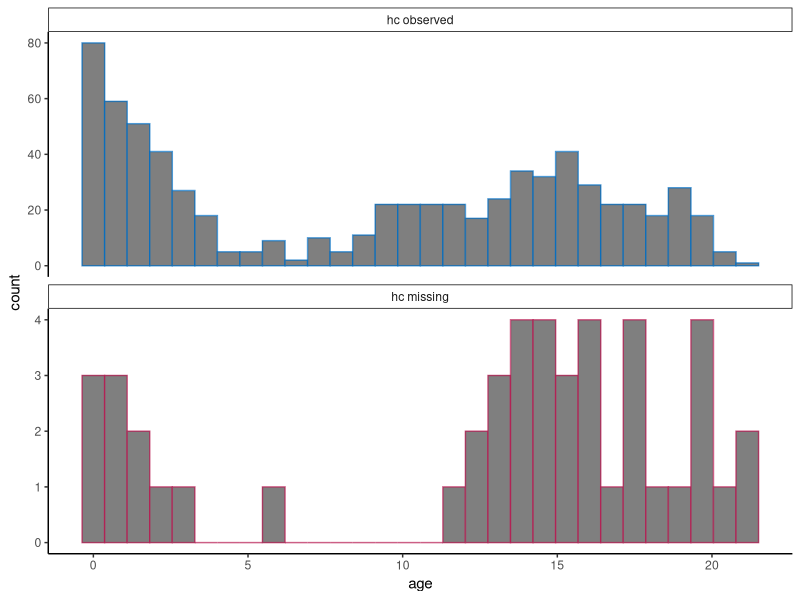
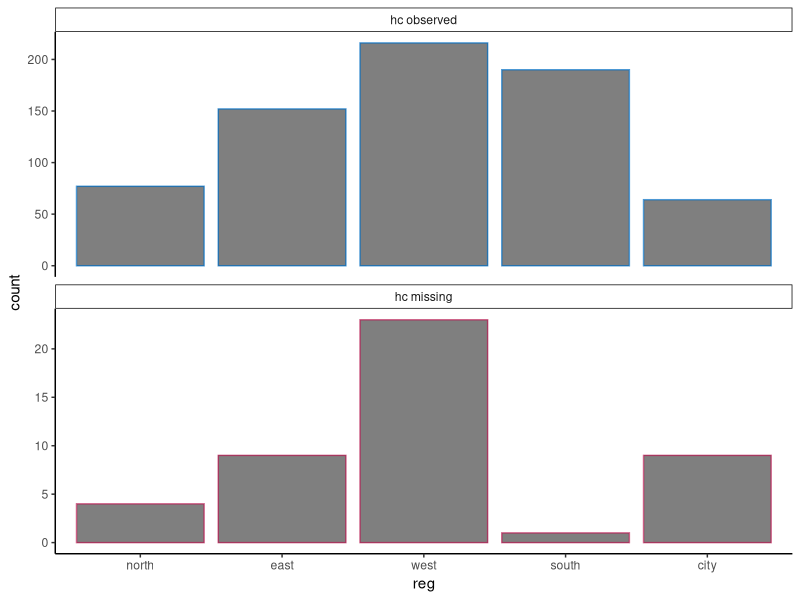
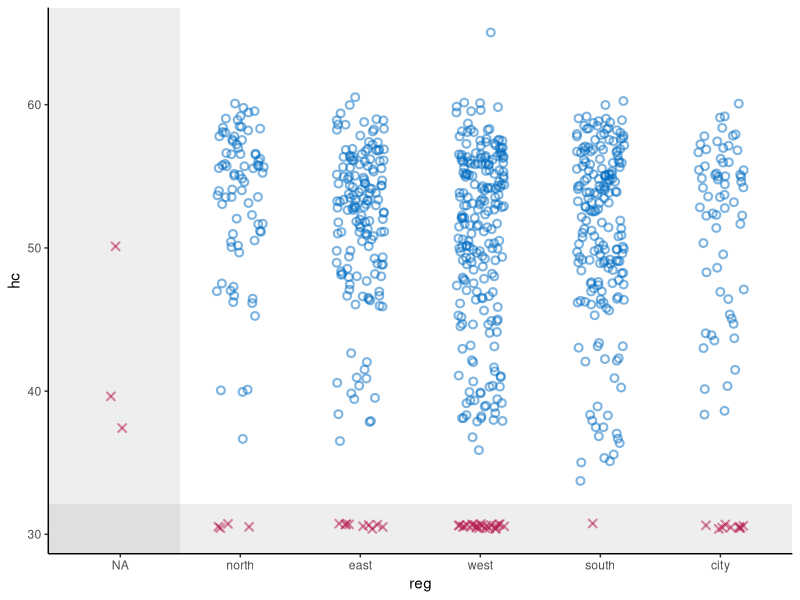
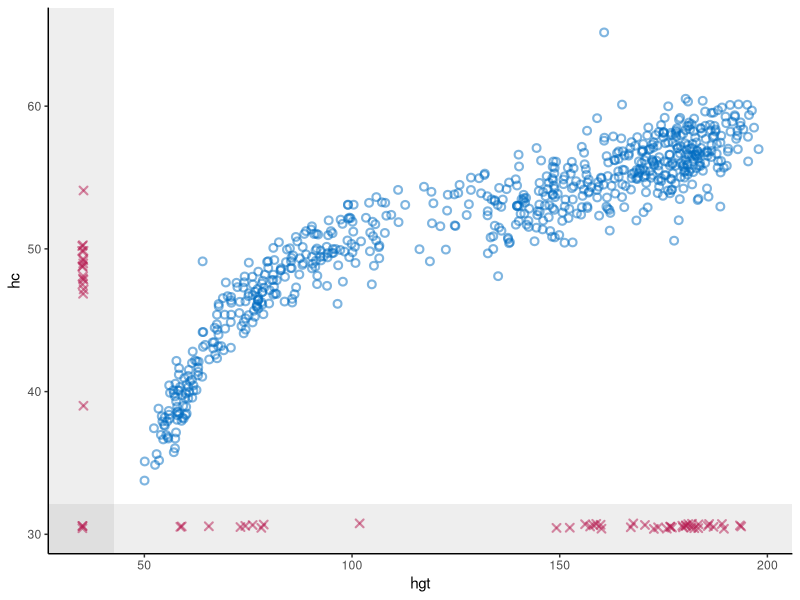
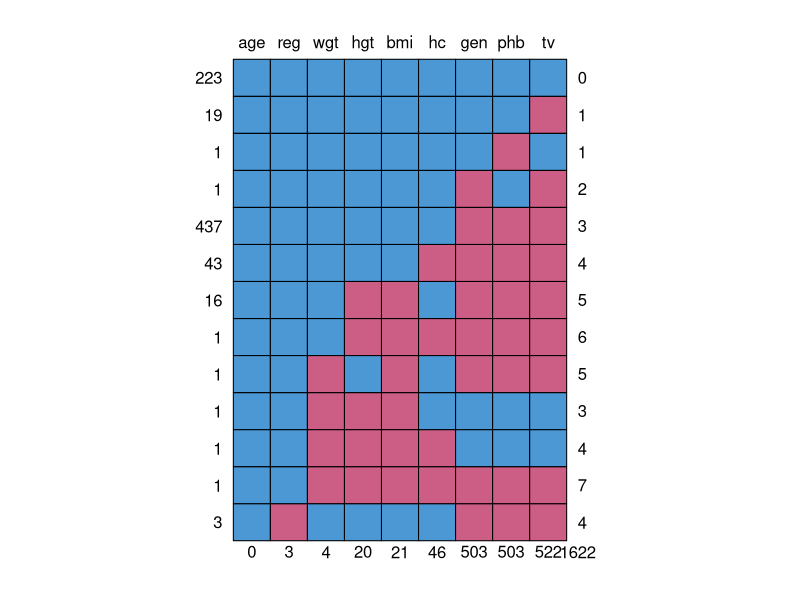
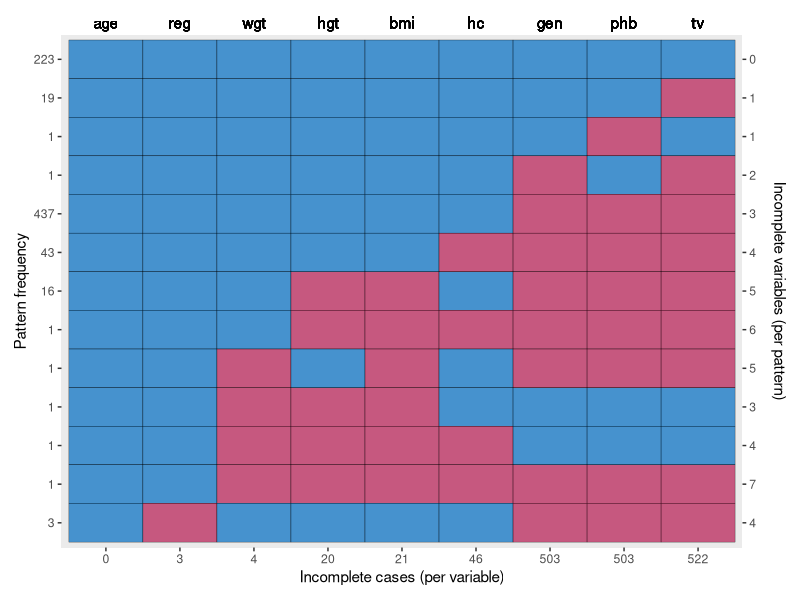
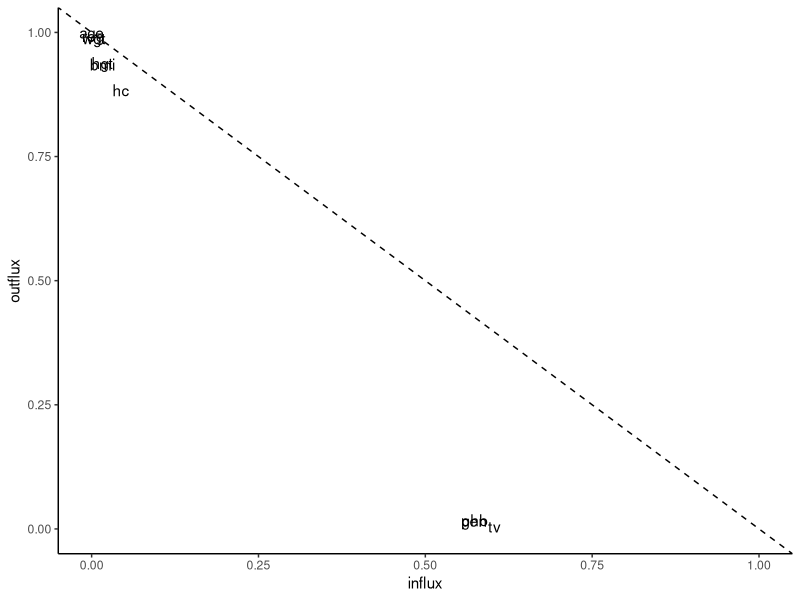

Write the R code that produced these figures, in order. (Note: this script raises an error after producing the figures.)
## ---- chunk 1
knitr::opts_chunk$set(
  collapse = TRUE,
  comment = "#>",
  warning = FALSE, 
  message = FALSE,
  fig.width = 6, 
  fig.height = 6
)
## ---- chunk 2
# set-up environment
# library(shinymice)
library(tidyverse)
`%nin%` <- Negate(`%in%`)

# example dataset
dat <- mice::boys
# example mids object
imp <- mice::mice(dat, printFlag = FALSE)

# define mice theme
theme_mice <- function() {
  # move this outside of the function to unnecessary avoid re-running
  ggplot2::update_geom_defaults("point", list(
    shape = 21,
    size = 1.9,
    stroke = 1.1,
    alpha = 0.5
  ))
  ggplot2::update_geom_defaults("boxplot", list(
    size = 1
  ))
  ggplot2::update_geom_defaults("line", list(
    size = 1
  ))
  # the actual theme settings
  theme <- list(
    ggplot2::theme_classic(),
    ggplot2::theme(legend.position = "top"),
    ggplot2::scale_color_manual(
      values = c(
        "observed" = mice:::mdc(1),
        "missing" = mice:::mdc(2),
        "imputed" = mice:::mdc(2)
      )
    ),
    ggplot2::scale_fill_manual(
      values = c(
        "observed" = mice:::mdc(1),
        "missing" = mice:::mdc(2),
        "imputed" = mice:::mdc(2)
      )
    ),
    ggplot2::scale_size_manual(
      values = c("observed" = 1,
      "imputed" = 0.5)
),
    ggplot2::labs(color = NULL, fill = NULL, size = NULL)
  )
  return(theme)
}
## ---- chunk 3
# histogram/density plot dodged instead of faceted
# plot_conditional <- function(dat, x, z) {
#   if (is.numeric(dat[[x]])) {
#     geom <- ggplot2::geom_density(ggplot2::aes(x = .data[[x]], y = ..count.., color = conditional))
#   } else {
#     geom <-
#       ggplot2::geom_bar(
#         ggplot2::aes(x = .data[[x]], color = conditional),
#         position = ggplot2::position_dodge(),
#         fill = "white"
#       )
#   }
#   dat %>%
#     dplyr::mutate(conditional = factor(
#       is.na(.data[[z]]),
#       levels = c(TRUE, FALSE),
#       labels = c("missing", "observed")
#     )) %>%
#     ggplot2::remove_missing(., vars = x) %>%
#     ggplot2::ggplot() +
#     geom +
#     theme_mice() +
#     ggplot2::labs(color = paste(z)) +
#     theme(legend.position = "top")
# }

# histogram/density plot faceted instead of dodged
plot_conditional <- function(dat, x, z) {
  # define graphing elements to add to plot
  if (is.numeric(dat[[x]])) { # for continuous variables
    geom <-
      ggplot2::geom_histogram()
  } else { # for categorical variables
    geom <-
      ggplot2::geom_bar()
  }
  
  # preprocess the data
  dat[!is.na(dat[[x]]), ] %>%
    dplyr::mutate(conditional = factor(
      is.na(.data[[z]]),
      levels = c(FALSE, TRUE),
      labels = c("observed", "missing")
    )) %>%
    # plot
    ggplot2::ggplot(ggplot2::aes(
        x = .data[[x]],
        color = conditional,
        fill = "white"
      )) +
    geom +
    # split by conditional variable
    ggplot2::facet_wrap(
      ~ conditional,
      ncol = 1,
      scales = "free_y",
      labeller = ggplot2::labeller(conditional = c(
        paste(z, "observed"), paste(z, "missing")
      ) %>% setNames(c(
        "observed", "missing"
      )))
    ) +
    # style
    theme_mice() +
    theme(legend.position = "none",
          strip.background = element_rect(size = 0.5))
}

# test
plot_conditional(dat, x = "age", z = "hc")
plot_conditional(dat, x = "reg", z = "hc")
## ---- chunk 4
# scatterplot with NAs
plot_bivariate <- function(dat, x, y) {
  # define graphing elements to add to plot later
  # set NA value and scale for variable x
  if (is.numeric(dat[[x]])) {
    NA_x <-
      min(dat[[x]], na.rm = TRUE) - .1 * diff(range(dat[[x]], na.rm = TRUE))
    shade_x <-
      min(dat[[x]], na.rm = TRUE) - .05 * diff(range(dat[[x]], na.rm = TRUE))
    scale_x <- NULL
  } else {
    NA_x <- "NA"
    shade_x <- 1.5
    scale_x <-
      ggplot2::scale_x_discrete(limits = c("NA", levels(dat[[x]])))
  }
  
  # set NA value and scale for variable y
  if (is.numeric(dat[[y]])) {
    NA_y <-
      min(dat[[y]], na.rm = TRUE) - .1 * diff(range(dat[[y]], na.rm = TRUE))
    shade_y <-
      min(dat[[y]], na.rm = TRUE) - .05 * diff(range(dat[[y]], na.rm = TRUE))
    scale_y <- NULL
  } else {
    NA_y <- "NA"
    shade_y <- 1.5
    scale_y <-
      ggplot2::scale_y_discrete(limits = c("NA", levels(dat[[y]])))
  }
  
  # add geom for NAs in the x space
  if (any(is.na(dat[[x]]))) {
    geom_x <- ggplot2::geom_point(
      position = ggplot2::position_jitter(width = 0.2, height = 0.2),
      color = mice:::mdc(2),
      shape = 4,
      mapping = ggplot2::aes(x = NA_x, y = .data[[y]]),
      data = dat[is.na(dat[[x]]),]
    )
  } else {
    geom_x <- NULL
  }
  
  # add geom for NAs in the y space
  if (any(is.na(dat[[y]]))) {
    geom_y <- ggplot2::geom_point(
      position = ggplot2::position_jitter(width = 0.2, height = 0.2),
      color = mice:::mdc(2),
      shape = 4,
      mapping = ggplot2::aes(x = .data[[x]], y = NA_y),
      data = dat[is.na(dat[[y]]),]
    )
  } else{
    geom_y <- NULL
  }
  
  # add geom for NAs in the x-y space
  if (any(is.na(dat[[x]]) & is.na(dat[[y]]))) {
    geom_xy <- ggplot2::geom_point(
      position = ggplot2::position_jitter(width = 0.2, height = 0.2),
      color = mice:::mdc(2),
      shape = 4,
      mapping = ggplot2::aes(x = NA_x, y = NA_y),
      data = dat[is.na(dat[[x]]) & is.na(dat[[y]]),]
    )
  } else{
    geom_xy <- NULL
  }
  
  # plot
  p <- dat %>% ggplot2::ggplot() +
    # plot observed datapoints in x-y space
    ggplot2::geom_point(
      ggplot2::aes(x = .data[[x]], y = .data[[y]]),
      position = ggplot2::position_jitter(width = 0.2, height = 0.2),
      color = mice::mdc(1)
    ) +
    # add area for NAs in the x space
    ggplot2::annotate(
      "rect",
      xmin = -Inf,
      xmax = shade_x,
      ymin = -Inf,
      ymax = Inf,
      alpha = 0.1
    ) +
    # add area for NAs in the y space
    ggplot2::annotate(
      "rect",
      xmin = -Inf,
      xmax = Inf,
      ymin = -Inf,
      ymax = shade_y,
      alpha = 0.1
    ) +
    # add NAs 
    geom_x +
    geom_y +
    geom_xy +
    # style graph
    theme_mice() +
    scale_x +
    scale_y 
  
  # output
  return(p)
}

# test
plot_bivariate(dat, x = "reg", y = "hc")
plot_bivariate(dat, x = "hgt", y = "hc") 
## ---- chunk 5
# make ggplot version of md pattern plot
plot_md_pattern <- function(dat) {
  # get md pattern and store additional info
  pat <- mice::md.pattern(dat)
  vrb <- colnames(pat)[-ncol(pat)]
  colnames(pat) <- c(vrb, "n_vrb_inc")
  n_pat_obs <- as.numeric(rownames(pat))[-nrow(pat)]
  n_vrb_inc <- as.numeric(pat[, ncol(pat)])[-nrow(pat)]
  n_val_mis <- as.numeric(pat[nrow(pat), ])[-ncol(pat)]
  
  # make the pattern tidy
  long_pat <- pat[-nrow(pat), ] %>%
    cbind(., n_pat_obs, pat_nr = 1:nrow(.)) %>%
    as.data.frame() %>%
    tidyr::pivot_longer(cols = all_of(vrb),
                        names_to = "vrb",
                        values_to = "obs") %>%
    cbind(., n_val_mis)
  
  # plot the md pattern
  p <- long_pat %>%
    ggplot2::ggplot() +
    ggplot2::geom_tile(ggplot2::aes(
      x = vrb,
      y = pat_nr,
      fill = as.factor(obs),
      group = n_vrb_inc
    ),
    color = "black") +
    # set axes
    scale_y_reverse(
      breaks = 1:max(long_pat$pat_nr),
      labels = as.character(n_pat_obs),
      sec.axis = dup_axis(name = "Incomplete variables (per pattern)", labels = as.character(n_vrb_inc)),
      expand = c(0.01, 0.01)
    ) +
    ggplot2::scale_x_discrete(limits = vrb,
                              position = "bottom",
                              labels = as.character(n_val_mis)) +
    # add labels
    ggplot2::labs(x = "Incomplete cases (per variable)",
                  y = "Pattern frequency") +
    geom_text(aes(x = vrb, y = -Inf, label = vrb),
              data = long_pat,
              vjust = -0.5) +
    coord_cartesian(clip = "off") +
    # add styling
    theme(
      legend.position = "none",
      plot.margin = margin(25, 10, 10, 10, unit = "pt"),
      axis.title.y.right = element_text(margin = margin(l = 10)),
      panel.grid = element_blank()
    ) +
    ggplot2::scale_fill_manual(values = c("1" = mice:::mdc(1), "0" = mice:::mdc(2))) 
  
  return(p)
}

# test
plot_md_pattern(dat)
## ---- chunk 6
# plot in- and outflux of incomplete data
plot_flux <- function(dat){
  flx <- mice::flux(dat)
  p <- flx %>% ggplot2::ggplot() +
    ggplot2::geom_text(
      ggplot2::aes(x = influx, y = outflux, label = rownames(flx))
    ) +
    geom_abline(intercept = 1, slope = -1, linetype = "dashed") +
    lims(x = c(0,1), y = c(0,1)) +
    theme_classic()
  return(p)
}
# test
plot_flux(dat)
## ---- chunk 7

# make chain means and variances tidy
preprocess_thetas <- function(imp) {
  d <- imp$chainMean %>%
    dplyr::na_if(., "NaN") %>%
    as.data.frame() %>%
    dplyr::mutate(var = row.names(.), theta = "Chain means") %>%
    rbind(
      .,
      imp$chainVar %>%
        sqrt() %>%
        as.data.frame(.) %>%
        dplyr::mutate(var = row.names(.), theta = "Chain standard deviations")
    ) %>%
    tidyr::pivot_longer(-c(var, theta)) %>%
    cbind(.it = as.integer(1:imp$iteration),
          .imp = as.factor(rep(1:imp$m, each = imp$iteration)))
  return(d)
}
# test
trace_dat <- preprocess_thetas(imp)

trace_one_variable <- function(d, x) {
  # plot one variable
  p <- d[d$var == x,] %>%
    ggplot2::ggplot() +
    ggplot2::geom_line(ggplot2::aes(x = .it, y = value, color = .imp)) +
    ggplot2::facet_wrap( ~ theta, scales = "free", ncol = 2) +
    ggplot2::theme_classic() +
    ggplot2::theme(
      strip.background = element_rect(colour = "white"),
      strip.text = element_text(face = "bold", size = 11),
      legend.position = "bottom"
    ) +
    ggplot2::labs(x = "Iteration",
                  y = paste0("Variable: '", x, "'"),
                  color = "Imputation")
  # show message to user when variable is completely observed
  if (all(is.na(p$data$value))) {
    p <-
      p + ggplot2::geom_text(ggplot2::aes(
        x = median(as.numeric(d$.imp)),
        y = 0,
        label = "No \n imputations \n to show"
      ),
      color = "grey")
  }
  return(p)
}
#test
trace_one_variable(trace_dat, x = "hgt")
trace_one_variable(trace_dat, x = "age")
## ---- chunk 8
# preprocess
prepare_plotting <- function(mids, x, y = NULL) {
  # preprocess incomplete data
  d <-
    mids$data %>%
    dplyr::mutate(.id = rownames(.)) %>%
    .[c(x, y, ".id")] %>%
    cbind(.imp = 0)
  
  # preprocess imputations
  imps <- mids$imp[[x]] %>%
    dplyr::mutate(.id = row.names(.)) %>%
    tidyr::pivot_longer(
      cols = 1:mids$m,
      names_to = ".imp",
      values_to = x,
      names_transform = list(.imp = as.numeric)
    ) 
  
  # combine incomplete and imputed data
    cd <- d %>%
      dplyr::bind_rows(., imps) %>%
      dplyr::mutate(imputed = ifelse(.imp > 0, 'imputed', 'observed'))
  
  # output
  return(cd)
}

# test 
x = "hc"
y = "reg"
plot_dat <- prepare_plotting(mids = imp, x = x, y = y)
# # with second variable
# plot_dat2 <- prepare_plotting(mids = imp, x = y, y = x)
# a <- dplyr::full_join(plot_dat, plot_dat2)
## ---- chunk 9
# stripplot
m = 5
geom_stripplot <- function(x, m, ...) {
  p <- list(
    ggplot2::geom_jitter(
      ggplot2::aes(
        x = as.factor(.data$.imp),
        y = .data[[x]],
        color = .data$imputed
      ),
      height = 0,
      width = 0.25, 
      ...
    ),
    ggplot2::scale_x_discrete(limits = as.character(0:m)),
    ggplot2::labs(
      x = "Imputation (0 = observed data)",
      y = paste0("Variable: '", x, "'"),
      color = "",
      fill = "",
      size = ""
    )
  )
  return(p)
}

# test
# plot_dat %>%
#   ggplot2::ggplot() +
#   geom_stripplot(x, m)
## ---- chunk 10

plot_dat %>%
  ggplot2::ggplot() +
  geom_stripplot(x, m) +
  theme_mice()
## ---- chunk 11
geom_bwplot <- function(x, m){
  list(
    ggplot2::geom_boxplot(
      ggplot2::aes(
        x = as.factor(.data$.imp),
        y = .data[[x]],
        color = .data$imputed
      ),
      width = 0.5
    ),
    ggplot2::scale_x_discrete(limits = as.character(0:m)),
    ggplot2::xlab(
      "Imputation (0 = observed data)")
    )
}

plot_dat %>% 
  ggplot2::ggplot() +
  geom_bwplot(x, m = imp$m) + 
  theme_mice()

# try to combine this with the stripplot??
plot_dat %>%
  ggplot2::ggplot() +
  geom_bwplot(x, m) + 
  geom_stripplot(x, m, alpha = 0.1) +
  theme_mice()

## ---- chunk 12
geom_densityplot <- function(x, m){
  list(ggplot2::geom_density(
    ggplot2::aes(
    x = .data[[x]],
    group = .data$.imp,
    color = .data$imputed,
    size = .data$imputed)),
    ggplot2::scale_size_manual(guide = "none", values = c(0.5, 1) %>% setNames(c("imputed", "observed")))
)}


plot_dat[!is.na(plot_dat[[x]]), ] %>%  
  ggplot2::ggplot() +
  geom_densityplot(x, m = imp$m) + 
  theme_mice()


## ---- chunk 13
# At some point, try to do this for histograms too? See https://github.com/amices/shinyMice/blob/Enhancements/R/gg.barplot.R

# geom_densityplot <- function(x, m){
#   list(ggplot2::geom_density(
#     ggplot2::aes(
#     x = .data[[x]],
#     group = .data$.imp,
#     color = .data$imputed,
#     size = .data$imputed)),
#     ggplot2::scale_size_manual(values = c(0.5, 1) %>% setNames(c("imputed", "observed")))
# )}
# 
# plot_dat %>% 
#   ggplot2::ggplot() +
#   geom_densityplot(x, m = imp$m) + 
#   theme_mice()
## ---- chunk 14
# better preprocessing function??
x = "hgt"
y = "hc"

# extract imputations
imps <- imp %>%
  mice::complete("long")

preprocess_imps <- function(imp, x, y = NULL) {
  if (is.null(y)) {
    y <- x
  }
  # combine observed and imputed data
  xy_obs <- imp$data %>%
    cbind(datapoint = "observed",
          .imp = 0,
          .id = 1:nrow(.),
          .) %>%
    .[!is.na(imp$data[[x]]) &
        !is.na(imp$data[[y]]), ]
  xy_imps <- imps %>% 
    cbind(datapoint = "imputed", .) %>% 
    .[imps$.id %nin% xy_obs$.id,]
  xy_dat <- rbind(xy_obs, xy_imps) %>% 
    dplyr::mutate(datapoint = factor(datapoint, levels = c("observed", "imputed")))
  return(xy_dat)
}


xy_dat <- imp %>% preprocess_imps(x = "hgt", y = "hc")
# two implementations, last one is more efficient
# xy_obs %>%
#   ggplot2::ggplot(ggplot2::aes(
#     x = .data[[x]],
#     y = .data[[y]],
#     group = .id,
#     color = datapoint
#   )) +
#   ggplot2::geom_point() +
#   ggplot2::geom_point(data = xy_imps)  +
#   theme_mice() +
#   labs(color = NULL)

xy_dat %>%
  ggplot2::ggplot() +
  ggplot2::geom_point(ggplot2::aes(
    x = .data[[x]],
    y = .data[[y]],
    group = .id,
    color = datapoint
  )) +
  theme_mice() +
  labs(color = NULL)

# geom_scatter <- ggplot2::geom_point(ggplot2::aes(
#     x = .data[[x]],
#     y = .data[[y]],
#     group = .id,
#     color = datapoint
#   ))

# maybe do something like this for the other imp plots??
x = "hc"
imp %>% preprocess_imps(x) %>% 
  ggplot2::ggplot() +
  theme_mice() +
  ggplot2::geom_boxplot(
      ggplot2::aes(
        x = as.factor(.data$.imp), #x = factor(.data$.imp, levels = c(0, 1:imp$m), ordered = TRUE), use icw   scale_x_discrete(drop=FALSE)
        y = .data[[x]],
        color = .data$datapoint
      ),
      width = 0.5
    ) +
  ggplot2::geom_jitter(
      ggplot2::aes(
        x = as.factor(.imp),
        y = .data[[x]],
        color = datapoint
      ),
      height = 0,
      width = 0.25,
      alpha = 0.1) +
  ggplot2::xlab("Imputation (0 = observed data)") 

# density plot
imp %>% preprocess_imps(x) %>%
  ggplot2::ggplot() +
  theme_mice() +
  ggplot2::geom_density(ggplot2::aes(
    x = .data[[x]],
    color = datapoint,
    size = datapoint,
    group = .imp
  )) 

# bar plot for categorical variables
imp %>% preprocess_imps(x) %>%
  ggplot2::ggplot() +
  theme_mice() +
  ggplot2::geom_histogram(ggplot2::aes(
    x = .data[[x]],
    color = datapoint,
    group = .imp
  ),
  fill = "white",
  position = "stack") +
  ggplot2::facet_wrap(~datapoint, scales = "free_y", ncol = 1) +
  ggplot2::theme(legend.position = "none")


x = "reg"
imp %>% preprocess_imps(x) %>%
  ggplot2::ggplot() +
  theme_mice() +
  ggplot2::geom_bar(
    ggplot2::aes(x = .data[[x]],
                 color = datapoint,
                 group = .imp),
    fill = "white",
    position = "stack"
  ) +
  ggplot2::facet_wrap(
    ~ datapoint,
    scales = "free_y",
    ncol = 1,
    labeller = ggplot2::labeller(datapoint = c(paste(x, "observed"), paste(x, "imputed")) %>% 
                                   setNames(c("observed", "imputed"))
                                 )
  ) +
  ggplot2::theme(legend.position = "none")

## ---- chunk 15
# plot the predictor matrix for the imputation model, make interactive later!
plot_pred_matrix <- function(dat) {
  # parse input
  if (mice::is.mids(dat)) {
    imp <- dat
  } else {
    imp <- mice::mice(dat, maxit = 0)
  }
  # get the predictor matrix and add the rownames as variable
  pred <- imp$predictorMatrix %>%
    as.data.frame() %>%
    cbind(vrb_to_imp = rownames(.), .)
  # make the data tidy to plot
  long_pred <-
    pivot_longer(
      pred,
      cols = names(pred)[-1],
      names_to = "vrb_as_pred",
      names_transform = list(vrb_as_pred = as.factor)
    )
  # plot the predictor matrix
  p <- long_pred %>%
    ggplot2::ggplot() +
    ggplot2::geom_tile(ggplot2::aes(
      x = vrb_as_pred,
      y = vrb_to_imp,
      fill = as.factor(value)
    ),
    color = "black") +
    ggplot2::theme(legend.position = "none") +
    ggplot2::scale_y_discrete(limits = rev(names(imp$data))) +
    ggplot2::scale_x_discrete(limits = names(imp$data), position = "top") +
    ggplot2::scale_fill_manual(values = c("1" = mice:::mdc(1), "0" = mice:::mdc(2))) +
    ggplot2::labs(x = "Predictor", y = "Variable to impute", title = "Predictor matrix")
  
  return(p)
}

# test
plot_pred_matrix(imp)
new_pred <- imp$predictorMatrix
new_pred["bmi", c("hgt", "wgt")] <- 0
imp2 <- mice::mice(dat, predictorMatrix = new_pred, maxit = 0)
plot_pred_matrix(imp2)
